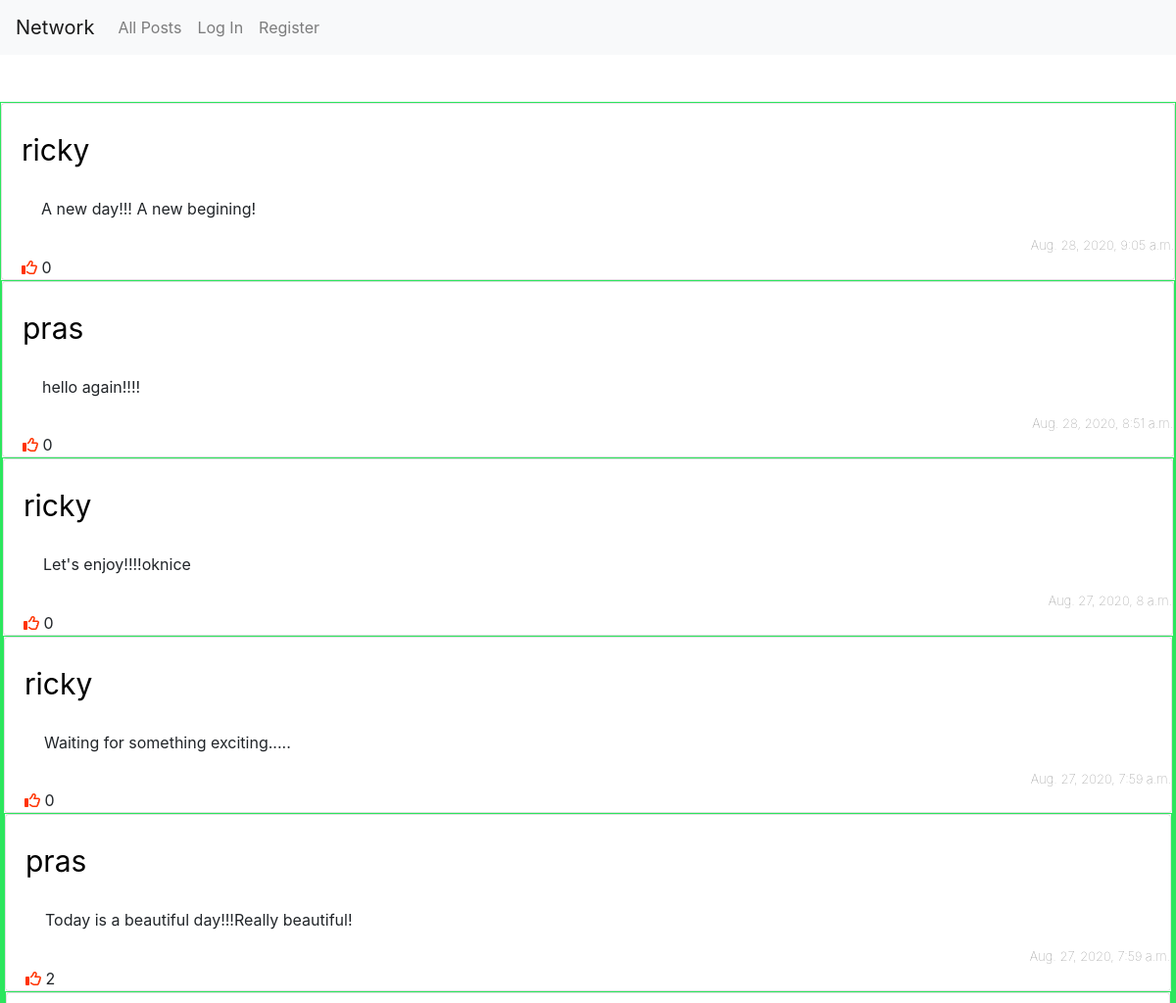
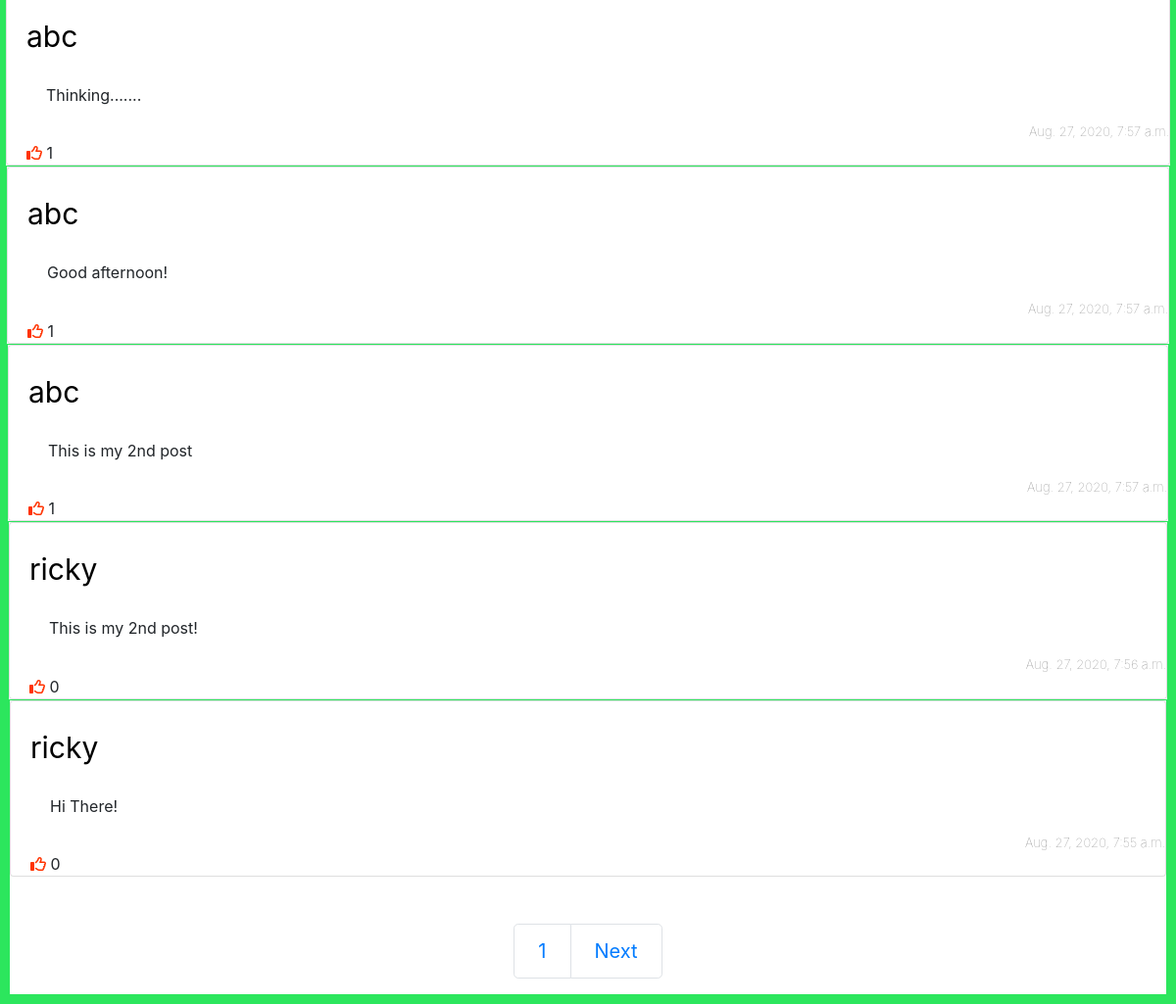
The page / on the database its author committed (2 pictures, top to bottom).
### network/models.py (models this page shows, shortened)
class Post(models.Model):
    text = models.CharField(max_length=280,null=True)
    timestamp = models.DateTimeField(auto_now_add=True)
    user = models.ForeignKey(User, on_delete=models.CASCADE, related_name='posts')
    def get_likes(self):
        return Likes.objects.filter(post=self.id).count()

class User(AbstractUser):
    followers = models.ManyToManyField('self', symmetrical=False, related_name='following', blank=True)

### network/views.py (the view, shortened to what this page needs)
# urls.py: path("", views.index, name="index"),
def index(request):
    posts = Post.objects.all().order_by("-timestamp")
    paginator = Paginator(posts, 10)
    try:
        page_number = request.GET.get('page')
        page_obj = paginator.get_page(page_number)
    except:
        page_obj = paginator.get_page(1)
    try:
        likes = request.user.user.all().values_list('post', flat=True)
    except:
        likes = []
    return render(request, "network/index.html", {
        'textForm': textForm(),
        'page_obj': page_obj,
        'likes':likes
    })

### network/templates/network/index.html (shortened to what this page needs)
{% extends "network/layout.html" %}
{% block body %}
    {% include "network/posts.html" %}
{% endblock %}

### network/templates/network/posts.html (shortened to what this page needs)
{% load static %}
{% for post in page_obj %}
    <div id='post{{ post.id }}' class='post-box'>
        <div class='card post-card'>
            <div class='card-body'>
                <a class='post-user navbar-brand' href="{% url 'user' post.user.id %}">{{ post.user }}</a>
            </div>
            <p id='text{{ post.id }}'class='post-text'>{{ post.text }}</p>
            <div class='post-footer'>
                <div class='post-date'>{{ post.timestamp}}</div>
            <div class='likes-wrapper'>
                {% if user.is_authenticated %}
                    {% if post.id in likes %}
                        <button class='like-btn' data-id='{{ post.id }}' type='button'><i class="fas fa-thumbs-up"></i></button>
                    {% else %}
                        <button class='like-btn' data-id='{{ post.id }}' type='button'><i class="far fa-thumbs-up"></i></button>
                    {% endif %}
                {% else %}
                    <inline class='like-btn'><i class="far fa-thumbs-up"></i></inline>
                {% endif %}
                <inline id='like-count{{ post.id }}'>{{ post.get_likes }}</inline>
            </div>
        </div>
    </div>
{% empty %}
    <p>No Posts!</p>
{% endfor %}
<br><br>
{% include "network/paginator.html" %}

### network/static/network/styles.css (style rules this page uses)
.post-box { border: 1px solid #2ce65d; }
a { color: black; text-decoration: none; }
.post-text { word-wrap: break-word; white-space: pre-wrap; margin-left: 40px; }
.post-user { font-size: 30px; text-decoration: none ; align-items: center; }
.post-date { color: gray; font-size: small; font-weight: lighter; text-align: right; }
.like-btn { color:#ff3300; background: white; border: none; margin-left: 20px; }

### rows shown on the page
Post: user "ricky", text "A new day!!! A new begining!", timestamp "Aug. 28, 2020, 9:05 a.m.", get_likes "0"
Post: user "pras", text "hello again!!!!", timestamp "Aug. 28, 2020, 8:51 a.m.", get_likes "0"
Post: user "ricky", text "Let's enjoy!!!!oknice", timestamp "Aug. 27, 2020, 8 a.m.", get_likes "0"
Post: user "ricky", text "Waiting for something exciting.....", timestamp "Aug. 27, 2020, 7:59 a.m.", get_likes "0"
Post: user "pras", text "Today is a beautiful day!!!Really beautiful!", timestamp "Aug. 27, 2020, 7:59 a.m.", get_likes "2"
Post: user "abc", text "Thinking.......", timestamp "Aug. 27, 2020, 7:57 a.m.", get_likes "1"
Post: user "abc", text "Good afternoon!", timestamp "Aug. 27, 2020, 7:57 a.m.", get_likes "1"
Post: user "abc", text "This is my 2nd post", timestamp "Aug. 27, 2020, 7:57 a.m.", get_likes "1"
Post: user "ricky", text "This is my 2nd post!", timestamp "Aug. 27, 2020, 7:56 a.m.", get_likes "0"
Post: user "ricky", text "Hi There!", timestamp "Aug. 27, 2020, 7:55 a.m.", get_likes "0"

### other values the page prints
{{ page_obj.number }} "1"
